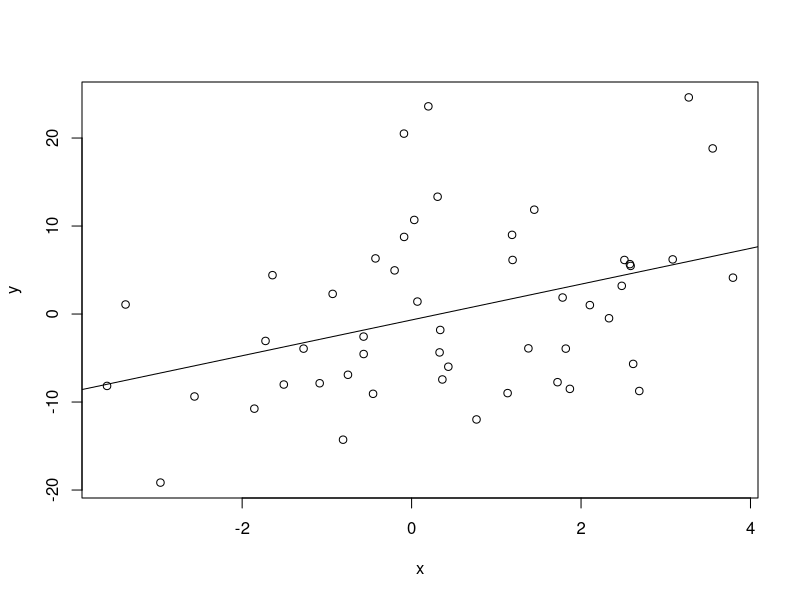
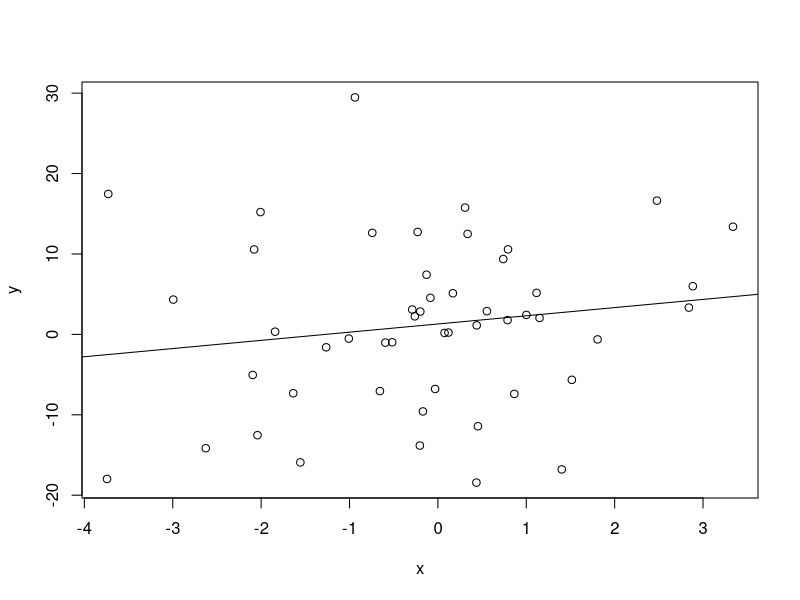

These figures' R source, in order:
# MSCI 718, Assignment 2, Akash Kadiri(20925765)

# Q1. Simulate data x from rnorm(n = 50; mean = 0; sd = 2) and y from rnorm(n = 50; mean = 2 + 1:5*x; sd = 10) using set.seed(4).
set.seed(4)
x=rnorm(n=50,mean=0,sd=2)
y=rnorm(n=50,mean=1.5*x,sd=10)
model=lm(y~x)
model

# 1.a. Plot the data and add the fitted line.
plot(x,y) # plotting the value
abline(lm(y~x)) #adding the fitted line

# 1.b. Extract the p-value attached to the estimator beta 1 from summary().
summary(model) 
# p-value associated with the beta 1 is 0.0056 which is less than the level of significance 0.05 so we are rejecting the null hypothesis.

# 1.c. Repeat this exercise by generating another set of data. Keep the same structure of the data generating process but use set.seed(200).
set.seed(200)
x=rnorm(n=50,mean=0,sd=2)
y=rnorm(n=50,mean=1.5*x,sd=10)
model=lm(y~x)
model

plot(x,y) # plotting the value
abline(lm(y~x)) #adding the fitted line
summary(model)
# p-value of beta 1 is 0.285 which is greater than the level of significance 0.05 so we are accepting the null hypothesis 


#Q2. Use a binomial logistic regression to predict vote intention (y) using the indicator for being married (x1) and the state indicator (x2) as predictors.
data <- read.csv("voting_data.csv", header=TRUE, stringsAsFactors=FALSE)
print(head(data))

y <- data[, c('dem_vote')]
x_1 <- data[, c('marital_id')]
x_2 <- data[,c('state_id')]
df <- data.frame(y = y, x_1 = x_1, x_2 = x_2)
head(df)

bn_fit <- glm(y ~ x_1 + x_2, data = df, family = "binomial")
bn_fit

# Q3.a. Write a code to to calculate the number of ways the observed sequence
probability <-function(N,Kw,Kb,R,T){
  bagB <- c(rep("B",Kb), rep("W",Kw))
  sequence <- T
  countB <- length(which(sequence == "B"))
  countW <- length(which(sequence == "W"))
  hypothesis <- c()
  for(i in 0:N)
  {
    bagA <- c()
    totalWays <- c()
    combination <- c()
    sum_TotalWays <- as.integer(0)
    bagA <- c(rep("B", (N-i)), rep("W", i))
    combination <- unique(combn(bagA, R), MARGIN = 2)
    
    for(j in 1:ncol(combination))
    {
      n_bagB <- c()
      n_bagBb <- c()
      n_bagBw <- c()
      n_bagB <- append(n_bagB, bagB)
      n_bagB <- append(n_bagB, combination[,j])
      
      for(k in 1:length(n_bagB))
      {
        if(n_bagB[k] == "B")
          n_bagBb <- append(n_bagBb, n_bagB[k])
        else
          n_bagBw <- append(n_bagBw, n_bagB[k])
      }
      if(length(n_bagBw) == 1)
        totalWays <- append(totalWays, ncol(combn(n_bagBb, countB)) * 1)
      else if(length(n_bagBb) == 1)
        totalWays <- append(totalWays, 1 * ncol(combn(n_bagBw, countW)))
      else if(length(n_bagBb) == countB)
        totalWays <- append(totalWays, 1 * ncol(combn(n_bagBw, countW)))
      else if(length(n_bagBw) == countW)
        totalWays <- append(totalWays, ncol(combn(n_bagBb, countB)) * 1)
      else
        totalWays <- append(totalWays, ncol(combn(n_bagBb, countB)) * ncol(combn(n_bagBw, countW)))
    }
    sum_TotalWays <- sum(totalWays)
    hypothesis <- append(hypothesis, sum_TotalWays)
  }
  return(hypothesis)
}

#Q3.b. Which hypothesis is most likely when N = 20;Kw = 10;Kb = 10;R = 5 and the observed sequence is [W;B;B;W;B;W]
probability_result<-probability(N=20,Kw=10,Kb=10,R=5,T=c("W", "B", "B", "W", "B", "W"))
probability_result